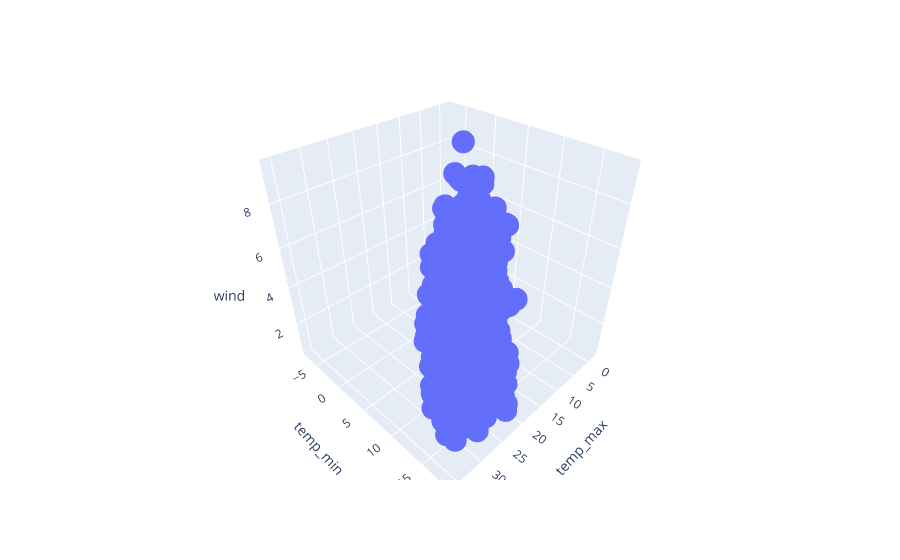

Source (notebook cell):
### Code cell
fig  = px.scatter_3d(  df, x = "temp_max" , y = "temp_min" , z = "wind")
fig.show()

### Figure 1 — Plotly figure (JSON) as saved in the notebook; plotly's stock layout.template omitted (floating-point values rounded to 4 significant figures; data arrays with more than 128 entries replaced by an {"elided": "..."} marker saying what was removed)
{"data": [{"hovertemplate": "temp_max=%{x}<br>temp_min=%{y}<br>wind=%{z}<extra></extra>", "legendgroup": "", "marker": {"color": "#636efa", "symbol": "circle"}, "mode": "markers", "name": "", "scene": "scene", "showlegend": false, "type": "scatter3d", "x": {"elided": "1461 float values"}, "y": {"elided": "1461 float values"}, "z": {"elided": "1461 float values"}}], "layout": {"legend": {"tracegroupgap": 0}, "margin": {"t": 60}, "scene": {"domain": {"x": [0, 1], "y": [0, 1]}, "xaxis": {"title": {"text": "temp_max"}}, "yaxis": {"title": {"text": "temp_min"}}, "zaxis": {"title": {"text": "wind"}}}}}
